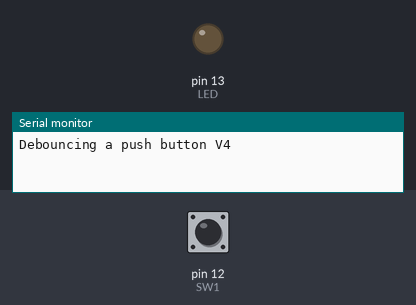
A sketch run on a simulated Arduino Uno, built with avr-gcc and run on an emulated ATmega328P. On the bench: output pins drawn as LEDs (lit = HIGH), the last lines printed to the serial monitor. The inputs (shaded band) are chosen by the test bench; at power-on: pin 12 (SW1) HIGH.

Above: at 1.2 s.
1.3 s: pin 12 (SW1) pulled LOW for 0.15 s
At 2.5 s:
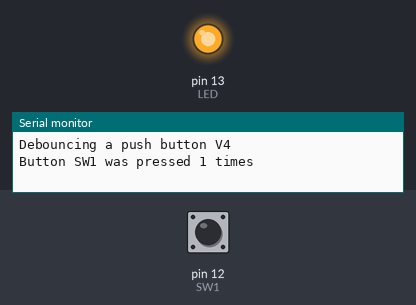
2.9 s: pin 12 (SW1) pulled LOW for 1 s
At 3.7 s:
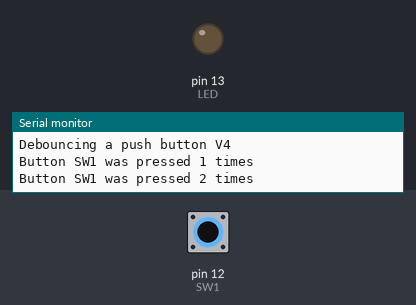
5.4 s: pin 12 (SW1) pulled LOW for 3.2 s
At 6.8 s:
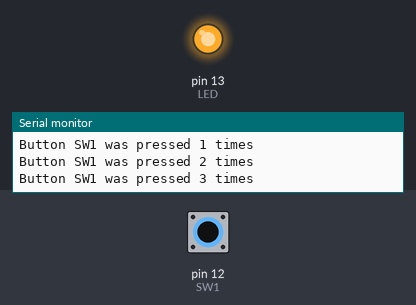
Timing chart, 0 to 8.4 s (numbered marks = the images above; inputs shaded):
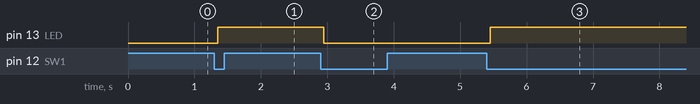

Measured:
- after the input at 1.3 s, pin 13 (LED): LOW → HIGH after 0.05 s
- after the input at 2.9 s, pin 13 (LED): HIGH → LOW after 0.05 s
- after the input at 5.4 s, pin 13 (LED): LOW → HIGH after 0.05 s

The sketch:

debouncing.ino
```cpp
// Debouncing a push button V4
// p.191 Franzis Arduino Tutorial Kit Manual

byte i = 0;
int SW1 = 12;
int LED = 13;
int TOG = 0;
byte value_1, value_2 = 0;

void setup() {
  Serial.begin(9600);
  pinMode(SW1, INPUT);
  digitalWrite(SW1, HIGH);
  pinMode(LED, OUTPUT);
  Serial.println("Debouncing a push button V4");
}

void loop() {
  value_1 = digitalRead(SW1);
  if (!value_1){
    delay(50);
    value_2 = digitalRead(SW1);
    if (!value_2){
      i++;
      Serial.print("Button SW1 was pressed ");
      Serial.print(i, DEC);
      Serial.println(" times");
      if (TOG!=0) TOG=0; else TOG=1;
      digitalWrite(LED, TOG);
      do{
      }while(!digitalRead(SW1));
    }
  }
}
```
